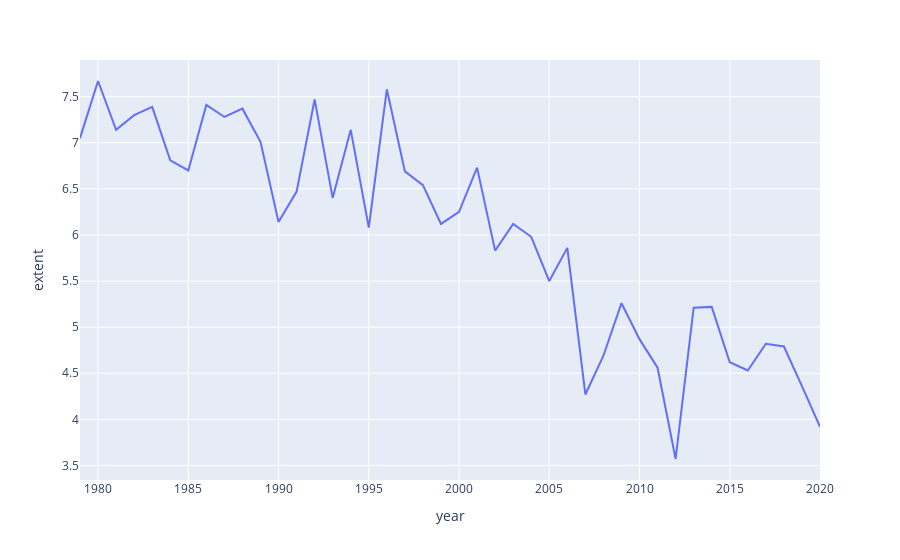

Notebook cell for this chart:
### Markdown cell above
## Create simple graph

### Code cell
import plotly.express as px
    
fig = px.line(df, x="year", y=" extent")
fig.show()

### Figure 1 — Plotly figure (JSON) as saved in the notebook; plotly's stock layout.template omitted (floating-point values rounded to 4 significant figures)
{"data": [{"hovertemplate": "year=%{x}<br> extent=%{y}<extra></extra>", "legendgroup": "", "line": {"color": "#636efa", "dash": "solid"}, "mode": "lines", "name": "", "orientation": "v", "showlegend": false, "type": "scatter", "x": [1979, 1980, 1981, 1982, 1983, 1984, 1985, 1986, 1987, 1988, 1989, 1990, 1991, 1992, 1993, 1994, 1995, 1996, 1997, 1998, 1999, 2000, 2001, 2002, 2003, 2004, 2005, 2006, 2007, 2008, 2009, 2010, 2011, 2012, 2013, 2014, 2015, 2016, 2017, 2018, 2019, 2020], "xaxis": "x", "y": [7.05, 7.67, 7.14, 7.3, 7.39, 6.81, 6.7, 7.41, 7.28, 7.37, 7.01, 6.14, 6.47, 7.47, 6.4, 7.14, 6.08, 7.58, 6.69, 6.54, 6.12, 6.25, 6.73, 5.83, 6.12, 5.98, 5.5, 5.86, 4.27, 4.69, 5.26, 4.87, 4.56, 3.57, 5.21, 5.22, 4.62, 4.53, 4.82, 4.79, 4.36, 3.92], "yaxis": "y"}], "layout": {"autosize": true, "legend": {"tracegroupgap": 0}, "margin": {"t": 60}, "xaxis": {"anchor": "y", "autorange": true, "domain": [0, 1], "range": [1979, 2020], "title": {"text": "year"}, "type": "linear"}, "yaxis": {"anchor": "x", "autorange": true, "domain": [0, 1], "range": [3.342, 7.898], "title": {"text": " extent"}, "type": "linear"}}}
